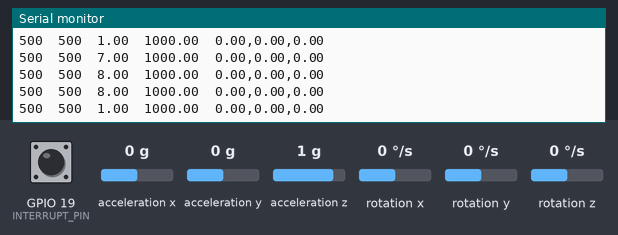
Recording of a sketch running on a simulated ESP32. Shown: the last lines printed to the serial monitor. The test bench sets the inputs (shaded band); at power-on: acceleration x 0 g, acceleration y 0 g, acceleration z 1 g, rotation z 0 °/s, GPIO 19 (INTERRUPT_PIN) LOW, rotation x 0 °/s, rotation y 0 °/s. WiFi joins after 1.5 s; servers stay silent unless stated; the sensor or clock chip raises its interrupt line as the real part does.

Above: at 3.5 s.
3.6 s: acceleration x set to -1.4 g
At 4.1 s:
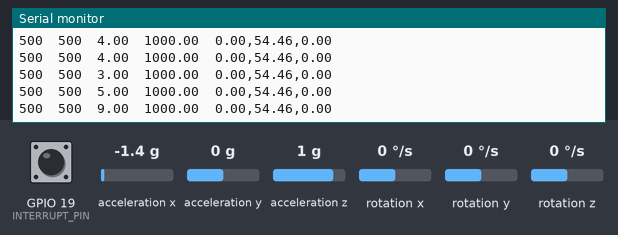
5.1 s: acceleration y set to -1.4 g
At 5.9 s:
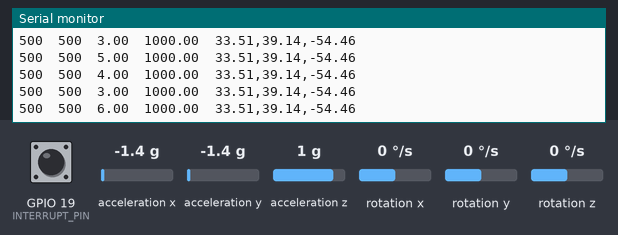
6.6 s: acceleration z set to -1.4 g
At 7.6 s:
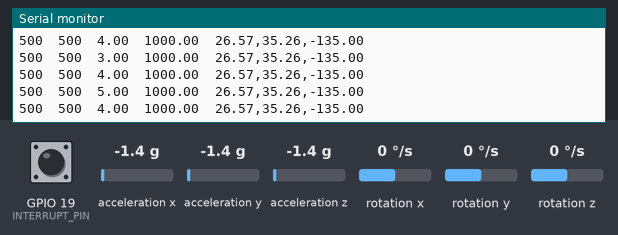
8.1 s: rotation z set to -192 °/s
At 8.6 s:
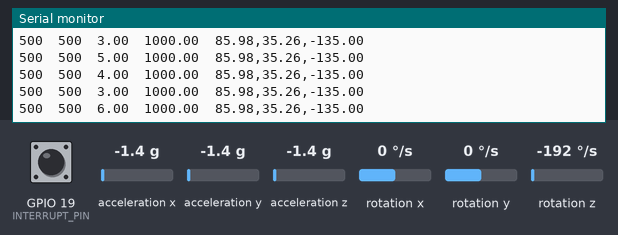
Timing chart, 0 to 10.6 s (numbered marks = the images above; inputs shaded):
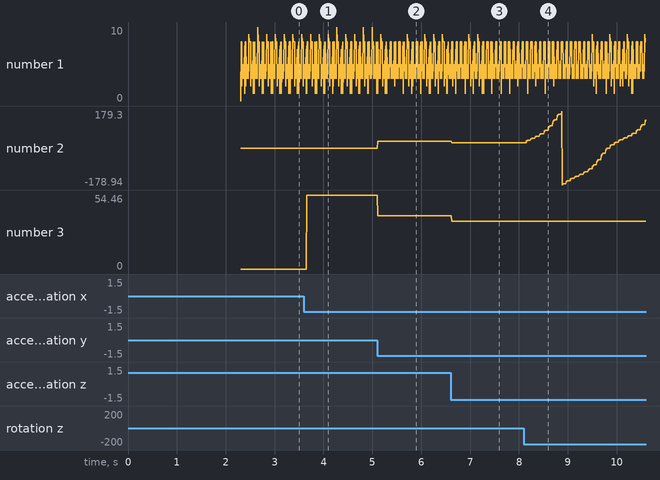

Measured:
- after the input at 3.6 s, the serial monitor: prints a new line after 0.05 s (image 1)
- after the input at 5.1 s, the serial monitor: prints a new line at once (image 2)
- after the input at 6.6 s, the serial monitor: prints a new line at once (image 3)
- after the input at 8.1 s, the serial monitor: prints a new line after 0.05 s (image 4)
- plotted number 2: 0 → 33.51 after the input at 5.1 s, 33.51 → 26.57 after the input at 6.6 s, 26.57 → 136.19 after the input at 8.1 s
- plotted number 3: 0 → 54.46 after the input at 3.6 s, 54.46 → 39.14 after the input at 5.1 s, 39.14 → 35.26 after the input at 6.6 s

The sketch:

MPU6050_DMP6_SPECIALIZED_Optimized.ino
```cpp
#include "I2Cdev.h"
#include "MPU6050_6Axis_MotionApps20.h"
#include "Wire.h"

// UI Control variables
double eStop = 1;
double throttle = 1000.0;
double roll = 1500.0;
double pitch = 1500.0;
double yaw = 1500.0;
double aux1 = 1000.0;
double ui_callback = 0;

#include "ui_conf.h"

#define ORIENTATION_SAMPLING 0.004f

// class default I2C address is 0x68
// specific I2C addresses may be passed as a parameter here
// AD0 low = 0x68 (default for SparkFun breakout and InvenSense evaluation board)
// AD0 high = 0x69
MPU6050 mpu;
//MPU6050 mpu(0x69); // <-- use for AD0 high

/* =========================================================================
   NOTE: In addition to connection 5/3.3v, GND, SDA, and SCL, this sketch
   depends on the MPU-6050's INT pin being connected to the ESP8266 GPIO15
   pin.
 * ========================================================================= */

// MPU control/status vars
bool dmpReady = false;  // set true if DMP init was successful
uint8_t mpuIntStatus;   // holds actual interrupt status byte from MPU
uint8_t devStatus;      // return status after each device operation (0 = success, !0 = error)
uint16_t packetSize;    // expected DMP packet size (default is 42 bytes)
uint16_t fifoCount;     // count of all bytes currently in FIFO
uint8_t fifoBuffer[64]; // FIFO storage buffer

// orientation/motion vars
Quaternion q;           // [w, x, y, z]         quaternion container
VectorInt16 aa;         // [x, y, z]            accel sensor measurements
VectorInt16 aaReal;     // [x, y, z]            gravity-free accel sensor measurements
VectorInt16 aaWorld;    // [x, y, z]            world-frame accel sensor measurements
VectorFloat gravity;    // [x, y, z]            gravity vector


// uncomment "OUTPUT_READABLE_YAWPITCHROLL" if you want to see the yaw/
// pitch/roll angles (in degrees) calculated from the quaternions coming
// from the FIFO. Note this also requires gravity vector calculations.
// Also note that yaw/pitch/roll angles suffer from gimbal lock (for
// more info, see: http://en.wikipedia.org/wiki/Gimbal_lock)
#define OUTPUT_READABLE_YAWPITCHROLL
//#define OUTPUT_TEAPOT_YAWPITCHROLL

#define OUTPUT_READABLE_GYRO

// uncomment "OUTPUT_READABLE_WORLDACCEL" if you want to see acceleration
// components with gravity removed and adjusted for the world frame of
// reference (yaw is relative to initial orientation, since no magnetometer
// is present in this case). Could be quite handy in some cases.
//#define OUTPUT_READABLE_WORLDACCEL


float ypr[3];           // [yaw, pitch, roll]   yaw/pitch/roll container and gravity vector
float prev_roll = 0;
float prev_pitch = 0;
float prev_yaw = 0;
float gyr[3];
float acc[3];

#define INTERRUPT_PIN 19 // use pin 15 on ESP8266

const char DEVICE_NAME[] = "mpu6050";

unsigned long prev_imu_time = 0;
unsigned long prev_pid_time = 0;

TaskHandle_t imu_handle = NULL;
TaskHandle_t blynk_handle = NULL;


// ================================================================
// ===               INTERRUPT DETECTION ROUTINE                ===
// ================================================================

volatile bool mpuInterrupt = false;     // indicates whether MPU interrupt pin has gone high
void ICACHE_RAM_ATTR dmpDataReady() {
    mpuInterrupt = true;
}

hw_timer_t * orientation_timer = NULL;
volatile uint8_t update_orientation;
void IRAM_ATTR orientation_isr() {
  update_orientation = 1;
}


void blynkLoop(void *pvParameters ) {  //task to be created by FreeRTOS and pinned to core 0
  while (true) {
    //Serial.println("hola");
    Blynk.run();
    vTaskDelay(50);
  }
}
void mpu_loop(void *pvParameters )
{
  while(true)
  {
    // if programming failed, don't try to do anything
    //if (!dmpReady) return;
    while(!dmpReady)
    {
      vTaskDelay(50);
    }

    // wait for MPU interrupt or extra packet(s) available
    //if (!mpuInterrupt && fifoCount < packetSize) return;
    while(!mpuInterrupt && fifoCount < packetSize)
    {
      vTaskDelay(50);
    }

    // reset interrupt flag and get INT_STATUS byte
    mpuInterrupt = false;
    mpuIntStatus = mpu.getIntStatus();

    // get current FIFO count
    fifoCount = mpu.getFIFOCount();

    // check for overflow (this should never happen unless our code is too inefficient)
    if ((mpuIntStatus & 0x10) || fifoCount == 1024) {
      // reset so we can continue cleanly
      mpu.resetFIFO();
      Serial.println(F("FIFO overflow!"));

      // otherwise, check for DMP data ready interrupt (this should happen frequently)
    } else if (mpuIntStatus & 0x02) {
      // wait for correct available data length, should be a VERY short wait
      while (fifoCount < packetSize) fifoCount = mpu.getFIFOCount();

      // read a packet from FIFO
      mpu.getFIFOBytes(fifoBuffer, packetSize);

      // track FIFO count here in case there is > 1 packet available
      // (this lets us immediately read more without waiting for an interrupt)
      fifoCount -= packetSize;

      unsigned long current_time = millis();
      float dt = (current_time - prev_imu_time)/1000.0;
      prev_imu_time = current_time;

      // Gyroscope values obtention
      int16_t temp[3];
      mpu.dmpGetGyro(temp, fifoBuffer);
      gyr[0] = (float)temp[0];
      gyr[1] = (float)temp[1];
      gyr[2] = (float)temp[2];

      // Yaw, pitch, roll obtention
      mpu.dmpGetQuaternion(&q, fifoBuffer);
      mpu.dmpGetGravity(&gravity, &q);
      mpu.dmpGetYawPitchRoll(ypr, &q, &gravity);

      // Gyroscope derivated values
      acc[0] = (gyr[0] - prev_roll)/dt;
      acc[1] = (gyr[1] - prev_pitch)/dt;
      acc[2] = (gyr[2] - prev_yaw)/dt;
      prev_roll = gyr[0];
      prev_pitch = gyr[1];
      prev_yaw = gyr[2];

      // Acceleration obtention
      mpu.dmpGetAccel(&aa, fifoBuffer);
      mpu.dmpGetLinearAccel(&aaReal, &aa, &gravity); // Rotates pitch and roll
      //mpu.dmpGetLinearAccelInWorld(&aaWorld, &aaReal, &q); // rotates yaw
    }
  }
}

void setup(void)
{
  //Serial.begin(115200);
  Serial.begin(1000000);
  Serial.println(F("\nOrientation Sensor OSC output")); Serial.println();

  // join I2C bus (I2Cdev library doesn't do this automatically)
  Wire.begin();
  Wire.setClock(400000); // 400kHz I2C clock. Comment this line if having compilation difficulties

  // initialize device
  Serial.println(F("Initializing I2C devices..."));
  mpu.initialize();
  pinMode(INTERRUPT_PIN, INPUT);

  // verify connection
  Serial.println(F("Testing device connections..."));
  Serial.println(mpu.testConnection() ? F("MPU6050 connection successful") : F("MPU6050 connection failed"));

  // load and configure the DMP
  Serial.println(F("Initializing DMP..."));
  devStatus = mpu.dmpInitialize();

  // supply your own gyro offsets here, scaled for min sensitivity
  mpu.setXGyroOffset(220);
  mpu.setYGyroOffset(76);
  mpu.setZGyroOffset(-85);
  mpu.setZAccelOffset(1788); // 1688 factory default for my test chip

  // make sure it worked (returns 0 if so)
  if (devStatus == 0) {
    // turn on the DMP, now that it's ready
    Serial.println(F("Enabling DMP..."));
    mpu.setDMPEnabled(true);

    // enable Arduino interrupt detection
    Serial.println(F("Enabling interrupt detection (Arduino external interrupt 0)..."));
    attachInterrupt(digitalPinToInterrupt(INTERRUPT_PIN), dmpDataReady, RISING);
    mpuIntStatus = mpu.getIntStatus();

    // set our DMP Ready flag so the main loop() function knows it's okay to use it
    Serial.println(F("DMP ready! Waiting for first interrupt..."));
    dmpReady = true;

    // get expected DMP packet size for later comparison
    packetSize = mpu.dmpGetFIFOPacketSize();
  } else {
    // ERROR!
    // 1 = initial memory load failed
    // 2 = DMP configuration updates failed
    // (if it's going to break, usually the code will be 1)
    Serial.print(F("DMP Initialization failed (code "));
    Serial.print(devStatus);
    Serial.println(F(")"));
  }

  // Start user interface while ESCs set up
  #if WIFI_GUI
  Blynk.begin(auth, ssid, pass);
  #else
  Blynk.begin(auth);
  #endif

  //Serial.println(ESP.getFreeHeap());

  orientation_timer = timerBegin(0, 80, true);
  timerAttachInterrupt(orientation_timer, &orientation_isr, true);
  timerAlarmWrite(orientation_timer, ORIENTATION_SAMPLING*1000000.0, true);

  //this is where we start the Blynk.run() loop pinned to core 0, given priority "1" (which gives it thread priority over "0")
  xTaskCreatePinnedToCore(
    blynkLoop,      /* Function to implement the task */
    "blynk core 0", /* Name of the task */
    5000,         /* Stack size in words */
    NULL,           /* Task input parameter */
    1,              /* Priority of the task */
    &blynk_handle,           /* Task handle. */
    0);             /* Core where the task should run */

  //Serial.println(ESP.getFreeHeap());

  xTaskCreatePinnedToCore(
    mpu_loop,      /* Function to implement the task */
    "IMU core 0", /* Name of the task */
    5000,         /* Stack size in words */
    NULL,           /* Task input parameter */
    2,              /* Priority of the task */
    &imu_handle,           /* Task handle. */
    0);             /* Core where the task should run */

  timerAlarmEnable(orientation_timer);
  Serial.println("Starting");
  //total heap = 177360

  prev_imu_time = millis();
  prev_pid_time = millis();
}

void loop(void)
{
  if(update_orientation)
  {
    unsigned long current_time = millis();
    float dt = current_time - prev_pid_time;
    prev_pid_time = current_time;

    Serial.print(uxTaskGetStackHighWaterMark(blynk_handle));
    Serial.print("\t");
    Serial.print(uxTaskGetStackHighWaterMark(imu_handle));
    Serial.print("\t");
    Serial.print(dt);
    Serial.print("\t");
    Serial.print(throttle);
    Serial.print("\t");

    float roll = ypr[2];
    float pitch = -ypr[1];
    float yaw = -ypr[0];

    Serial.print(yaw * 180/M_PI); // yaw
    Serial.print(",");
    Serial.print(pitch * 180/M_PI); // pitch
    Serial.print(",");
    Serial.println(roll * 180/M_PI); // roll
    //Serial.print(",");
    //Serial.println(gyr[2]); // yaw
    //Serial.print(",");
    //Serial.println(gyr[1]); // pitch
    //Serial.print(",");
    //Serial.print(gyr[0]); // roll
    //Serial.print(",");
    //Serial.println(acc[2]);
    //Serial.print(",");
    //Serial.println(acc[1]);
    //Serial.print(",");
    //Serial.println(acc[0]);

    /*
    Serial.print(aa.x);
    Serial.print(",");
    Serial.print(aa.y);
    Serial.print(",");
    Serial.print(aa.z);
    Serial.print(",");
    Serial.print(aaReal.x);
    Serial.print(",");
    Serial.print(aaReal.y);
    Serial.print(",");
    Serial.println(aaReal.z);
    */

    update_orientation = 0;
  }
  //Serial.println(uxTaskGetStackHighWaterMark(blynk_handle));
  //delay(50);
}
```

ui_conf.h
```cpp
#ifndef UI_CONF
#define UI_CONF

//#define BLYNK_PRINT Serial

#define WIFI_GUI 0


#if WIFI_GUI
#include <WiFi.h>
#include <WiFiClient.h>
#include <BlynkSimpleEsp32.h>
#else
#define BLYNK_USE_DIRECT_CONNECT
#include <BlynkSimpleEsp32_BLE.h>
#include <BLEDevice.h>
#include <BLEServer.h>
#endif


// You should get Auth Token in the Blynk App.
// Go to the Project Settings (nut icon).
char auth[] = "eYcrTSn-5ZZDlGWLoPxtSGaHWEAMGeNb";

// Your WiFi credentials.
// Set password to "" for open networks.
//char ssid[] = "Cablevision127";
//char pass[] = "Contra_Word.";
//char ssid[] = "IZZI28681";
//char pass[] = "37662DCDAF5B0E8E";
//char ssid[] = "IZZI28681";
//char pass[] = "37662DCDAF5B0E8E";
//char ssid[] = "INFINITUM0C3E71";
//char pass[] = "06653252FF";

BLYNK_WRITE(V0)
{
  eStop = param.asInt(); // assigning incoming value from pin V1 to a variable
  ui_callback = 1;
}

BLYNK_WRITE(V1)
{
  throttle = constrain(param.asDouble(), 1000.0, 2000.0); // assigning incoming value from pin V1 to a variable
  ui_callback = 1;
}

BLYNK_WRITE(V2)
{
  roll = constrain(param.asDouble(), 1000.0, 2000.0); // assigning incoming value from pin V1 to a variable
  ui_callback = 1;
}

BLYNK_WRITE(V3)
{
  pitch = constrain(param.asDouble(), 1000.0, 2000.0); // assigning incoming value from pin V1 to a variable
  ui_callback = 1;
}

BLYNK_WRITE(V4)
{
  yaw = constrain(param.asDouble(), 1000.0, 2000.0); // assigning incoming value from pin V1 to a variable
  ui_callback = 1;
}

BLYNK_WRITE(V5)
{

  //alt_hold = param.asInt(); // assigning incoming value from pin V1 to a variable
  //alt_callback = 1;
  if(param.asInt() == 1)
  {
    aux1 = 1500;
  }
  else{
    aux1 = 1000;
  }
  ui_callback = 1;

}

/*BLYNK_CONNECTED()
{
  Blynk.virtualWrite(V0, eStop);
  Blynk.virtualWrite(V1, throttle);
  Blynk.virtualWrite(V2, kp_pitch);
  Blynk.virtualWrite(V3, ki_pitch);
  Blynk.virtualWrite(V4, kd_pitch);
}*/

#endif
```
